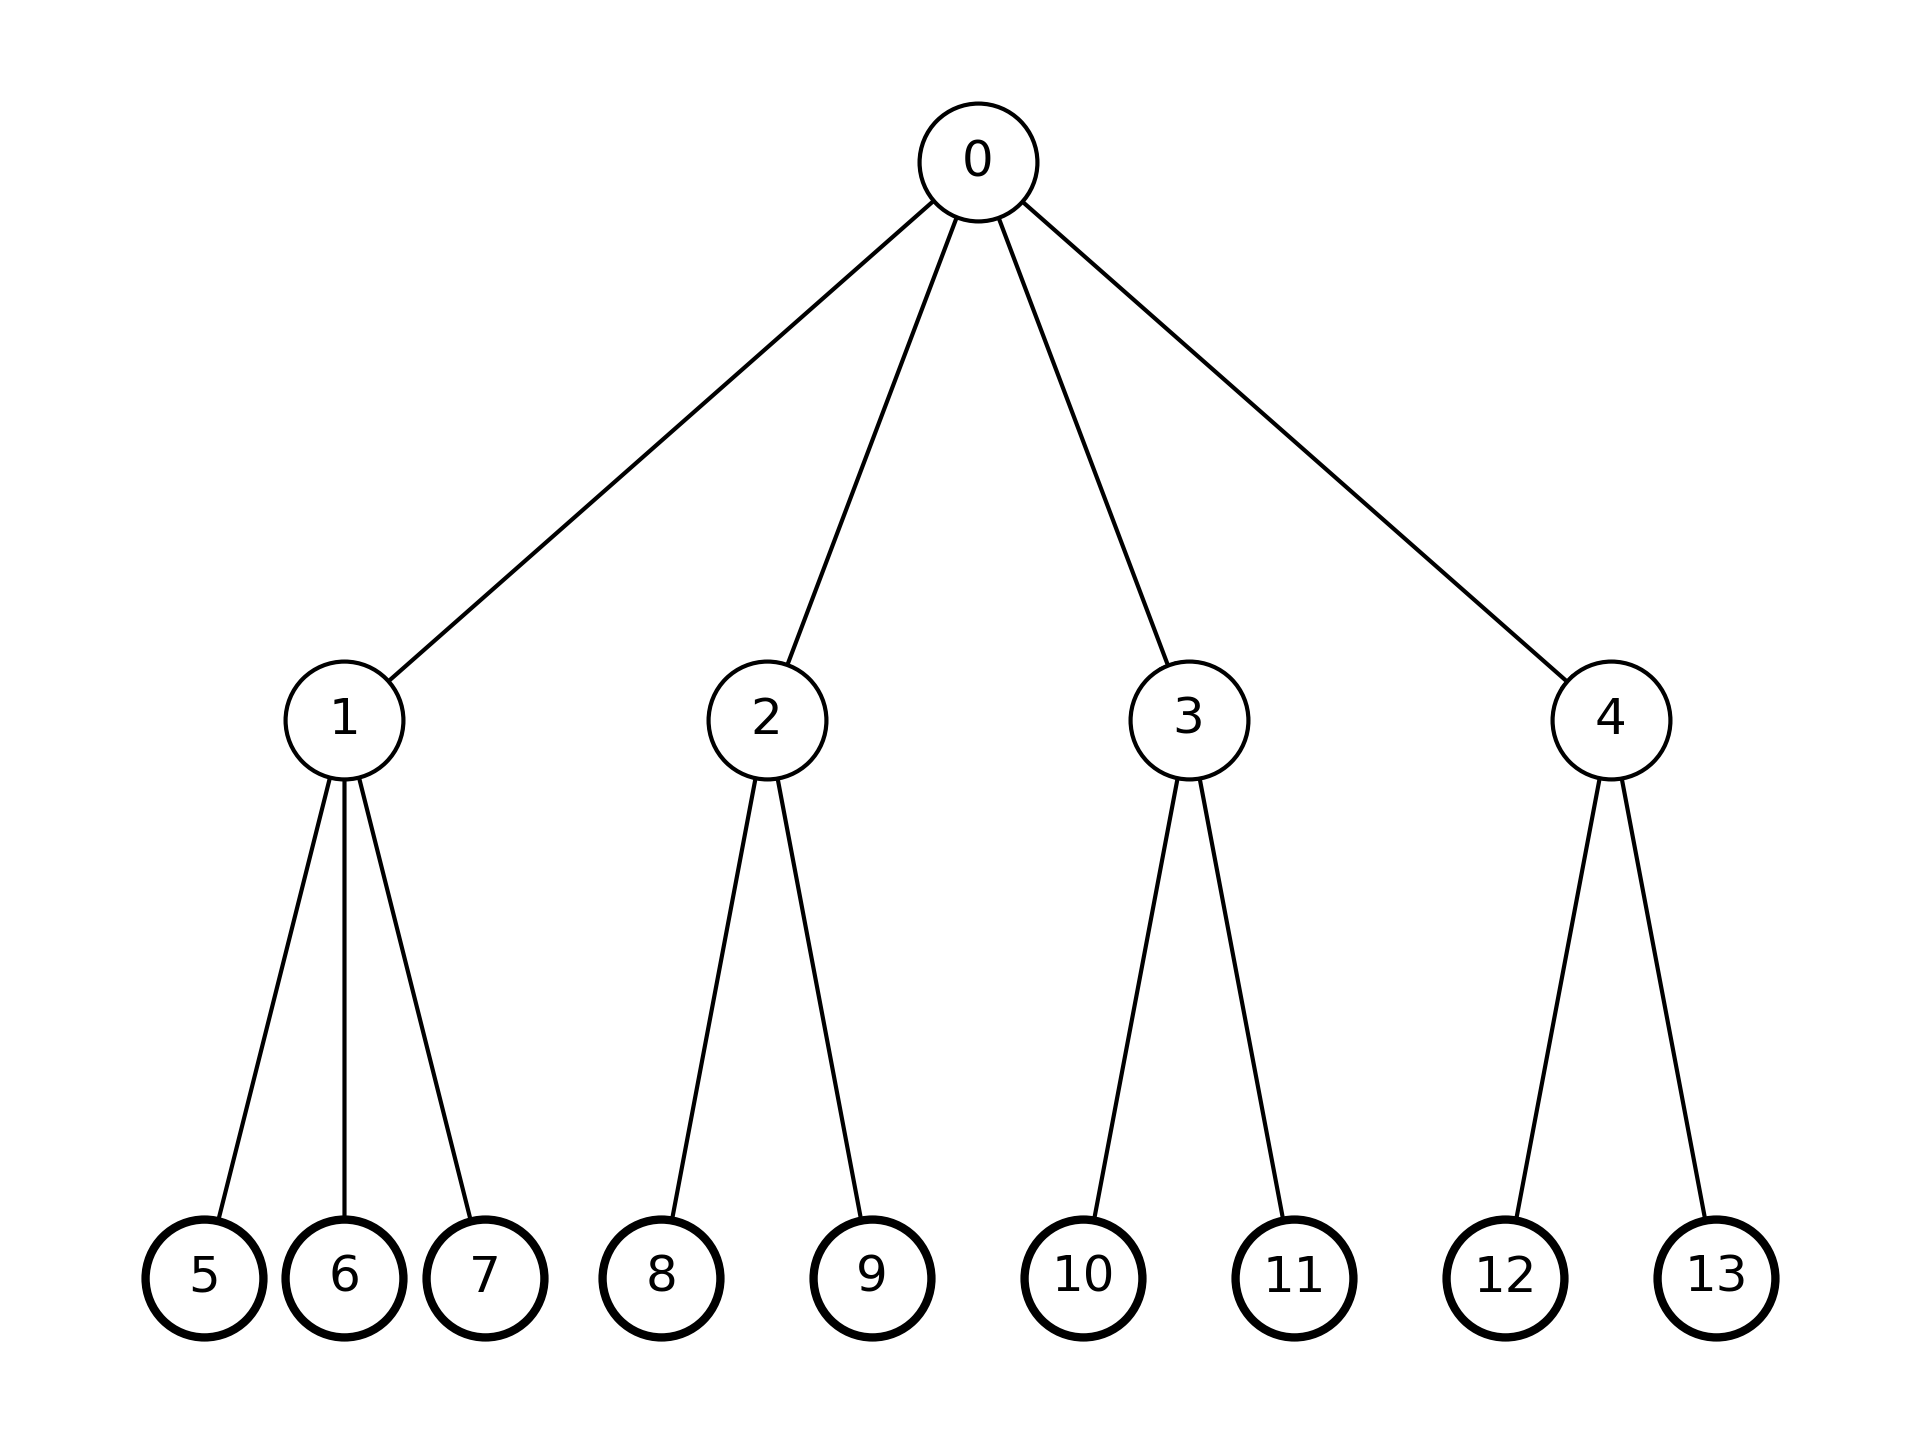

Recreate this plot in Python.
import networkx as nx
import matplotlib.pyplot as plt

def hierarchy_pos(G, root=0, width=1.0, vert_gap=0.2, vert_loc=0, xcenter=0.5, pos=None, parent=None):
    if pos is None:
        pos = {root: (xcenter, vert_loc)}
    else:
        pos[root] = (xcenter, vert_loc)
    children = list(G.successors(root))
    if len(children) != 0:
        dx = width / len(children)
        nextx = xcenter - width/2 - dx/2
        for child in children:
            nextx += dx
            pos = hierarchy_pos(G, root=child, width=dx, vert_gap=vert_gap,
                                vert_loc=vert_loc - vert_gap, xcenter=nextx, pos=pos, parent=root)
    return pos

# Build the correct tree
G = nx.DiGraph()
edges = [
    (0,1), (0,2), (0,3), (0,4),
    (1,5), (1,6), (1,7),
    (2,8), (2,9),
    (3,10), (3,11),
    (4,12), (4,13)
]
G.add_edges_from(edges)

# Compute positions
pos = hierarchy_pos(G)

# Identify leaf and internal nodes
leaf_nodes = [n for n in G.nodes if G.out_degree(n) == 0]
internal_nodes = [n for n in G.nodes if G.out_degree(n) > 0]

# Draw nodes
nx.draw_networkx_nodes(G, pos, nodelist=internal_nodes, node_color="white", edgecolors="black", node_size=800)
nx.draw_networkx_nodes(G, pos, nodelist=leaf_nodes, node_color="white", edgecolors="black", node_size=800, linewidths=2, node_shape='o')

# Draw edges and labels
nx.draw_networkx_edges(G, pos)
nx.draw_networkx_labels(G, pos)

# Add '...' between leaf nodes
# Sort leaf nodes by x position
leaf_positions = sorted([(node, pos[node]) for node in leaf_nodes], key=lambda x: x[1][0])
#for (node1, (x1, y1)), (node2, (x2, y2)) in zip(leaf_positions[:-1], leaf_positions[1:]):
#    mid_x = (x1 + x2) / 2
#    mid_y = (y1 + y2) / 2
    #plt.text(mid_x, mid_y, '...', fontsize=12, ha='center', va='center')

# Finalize plot
plt.axis("off")
plt.tight_layout()
plt.savefig("fast_tree.png", dpi=300)



